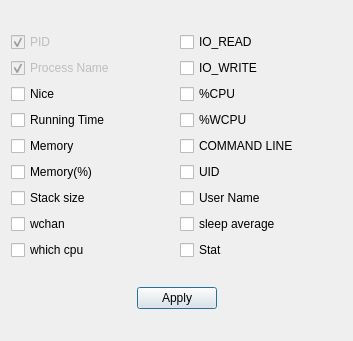
<?xml version="1.0" encoding="UTF-8"?>
<ui version="4.0">
 <class>qjdoptions</class>
 <widget class="QDialog" name="qjdoptions">
  <property name="geometry">
   <rect>
    <x>0</x>
    <y>0</y>
    <width>353</width>
    <height>341</height>
   </rect>
  </property>
  <property name="windowTitle">
   <string>Dialog</string>
  </property>
  <layout class="QGridLayout" name="gridLayout_2">
   <item row="0" column="0">
    <layout class="QGridLayout" name="gridLayout">
     <item row="0" column="0">
      <widget class="QCheckBox" name="chkPID">
       <property name="enabled">
        <bool>false</bool>
       </property>
       <property name="text">
        <string>PID</string>
       </property>
       <property name="checkable">
        <bool>true</bool>
       </property>
       <property name="checked">
        <bool>true</bool>
       </property>
      </widget>
     </item>
     <item row="0" column="1">
      <widget class="QCheckBox" name="chkIOREAD">
       <property name="text">
        <string>IO_READ</string>
       </property>
       <property name="checked">
        <bool>false</bool>
       </property>
      </widget>
     </item>
     <item row="1" column="0">
      <widget class="QCheckBox" name="chkCMD">
       <property name="enabled">
        <bool>false</bool>
       </property>
       <property name="text">
        <string>Process Name</string>
       </property>
       <property name="checked">
        <bool>true</bool>
       </property>
      </widget>
     </item>
     <item row="1" column="1">
      <widget class="QCheckBox" name="chkIOWRITE">
       <property name="text">
        <string>IO_WRITE</string>
       </property>
       <property name="checked">
        <bool>false</bool>
       </property>
      </widget>
     </item>
     <item row="2" column="0">
      <widget class="QCheckBox" name="chkNice">
       <property name="text">
        <string>Nice</string>
       </property>
       <property name="checked">
        <bool>false</bool>
       </property>
      </widget>
     </item>
     <item row="2" column="1">
      <widget class="QCheckBox" name="chkPCPU">
       <property name="text">
        <string>%CPU</string>
       </property>
       <property name="checked">
        <bool>false</bool>
       </property>
      </widget>
     </item>
     <item row="3" column="0">
      <widget class="QCheckBox" name="chkStartTime">
       <property name="text">
        <string>Running Time</string>
       </property>
       <property name="checked">
        <bool>false</bool>
       </property>
      </widget>
     </item>
     <item row="3" column="1">
      <widget class="QCheckBox" name="chkWCPU">
       <property name="text">
        <string>%WCPU</string>
       </property>
       <property name="checked">
        <bool>false</bool>
       </property>
      </widget>
     </item>
     <item row="4" column="0">
      <widget class="QCheckBox" name="chkMem">
       <property name="text">
        <string>Memory</string>
       </property>
       <property name="checked">
        <bool>false</bool>
       </property>
      </widget>
     </item>
     <item row="4" column="1">
      <widget class="QCheckBox" name="chkCMDline">
       <property name="text">
        <string>COMMAND LINE</string>
       </property>
       <property name="checked">
        <bool>false</bool>
       </property>
      </widget>
     </item>
     <item row="5" column="0">
      <widget class="QCheckBox" name="chkPMem">
       <property name="text">
        <string>Memory(%)</string>
       </property>
       <property name="checked">
        <bool>false</bool>
       </property>
      </widget>
     </item>
     <item row="5" column="1">
      <widget class="QCheckBox" name="chkUID">
       <property name="text">
        <string>UID</string>
       </property>
       <property name="checked">
        <bool>false</bool>
       </property>
      </widget>
     </item>
     <item row="6" column="0">
      <widget class="QCheckBox" name="chkStackSize">
       <property name="text">
        <string>Stack size</string>
       </property>
       <property name="checked">
        <bool>false</bool>
       </property>
      </widget>
     </item>
     <item row="6" column="1">
      <widget class="QCheckBox" name="chkUsrName">
       <property name="text">
        <string>User Name</string>
       </property>
       <property name="checked">
        <bool>false</bool>
       </property>
      </widget>
     </item>
     <item row="7" column="0">
      <widget class="QCheckBox" name="chkWchan">
       <property name="text">
        <string>wchan</string>
       </property>
       <property name="checked">
        <bool>false</bool>
       </property>
      </widget>
     </item>
     <item row="7" column="1">
      <widget class="QCheckBox" name="chkSleepAvg">
       <property name="text">
        <string>sleep average</string>
       </property>
       <property name="checked">
        <bool>false</bool>
       </property>
      </widget>
     </item>
     <item row="8" column="0">
      <widget class="QCheckBox" name="chkWhichCPU">
       <property name="text">
        <string>which cpu</string>
       </property>
       <property name="checked">
        <bool>false</bool>
       </property>
      </widget>
     </item>
     <item row="8" column="1">
      <widget class="QCheckBox" name="chkStat">
       <property name="enabled">
        <bool>true</bool>
       </property>
       <property name="text">
        <string>Stat</string>
       </property>
       <property name="checked">
        <bool>false</bool>
       </property>
      </widget>
     </item>
    </layout>
   </item>
   <item row="1" column="0">
    <layout class="QHBoxLayout" name="horizontalLayout">
     <item>
      <spacer name="horizontalSpacer">
       <property name="orientation">
        <enum>Qt::Horizontal</enum>
       </property>
       <property name="sizeHint" stdset="0">
        <size>
         <width>40</width>
         <height>20</height>
        </size>
       </property>
      </spacer>
     </item>
     <item>
      <widget class="QPushButton" name="btnApplyField">
       <property name="text">
        <string>Apply</string>
       </property>
      </widget>
     </item>
     <item>
      <spacer name="horizontalSpacer_2">
       <property name="orientation">
        <enum>Qt::Horizontal</enum>
       </property>
       <property name="sizeHint" stdset="0">
        <size>
         <width>40</width>
         <height>20</height>
        </size>
       </property>
      </spacer>
     </item>
    </layout>
   </item>
  </layout>
 </widget>
 <resources/>
 <connections/>
</ui>
